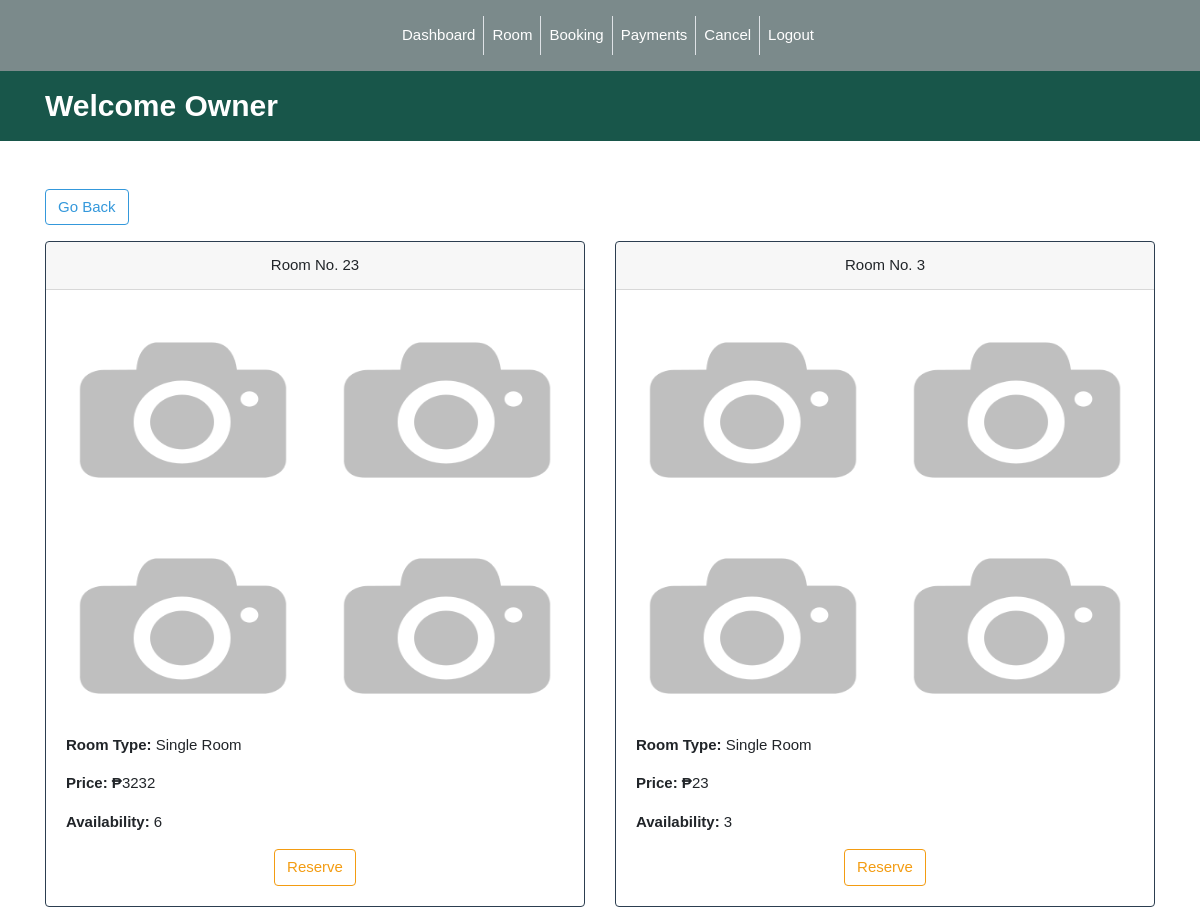
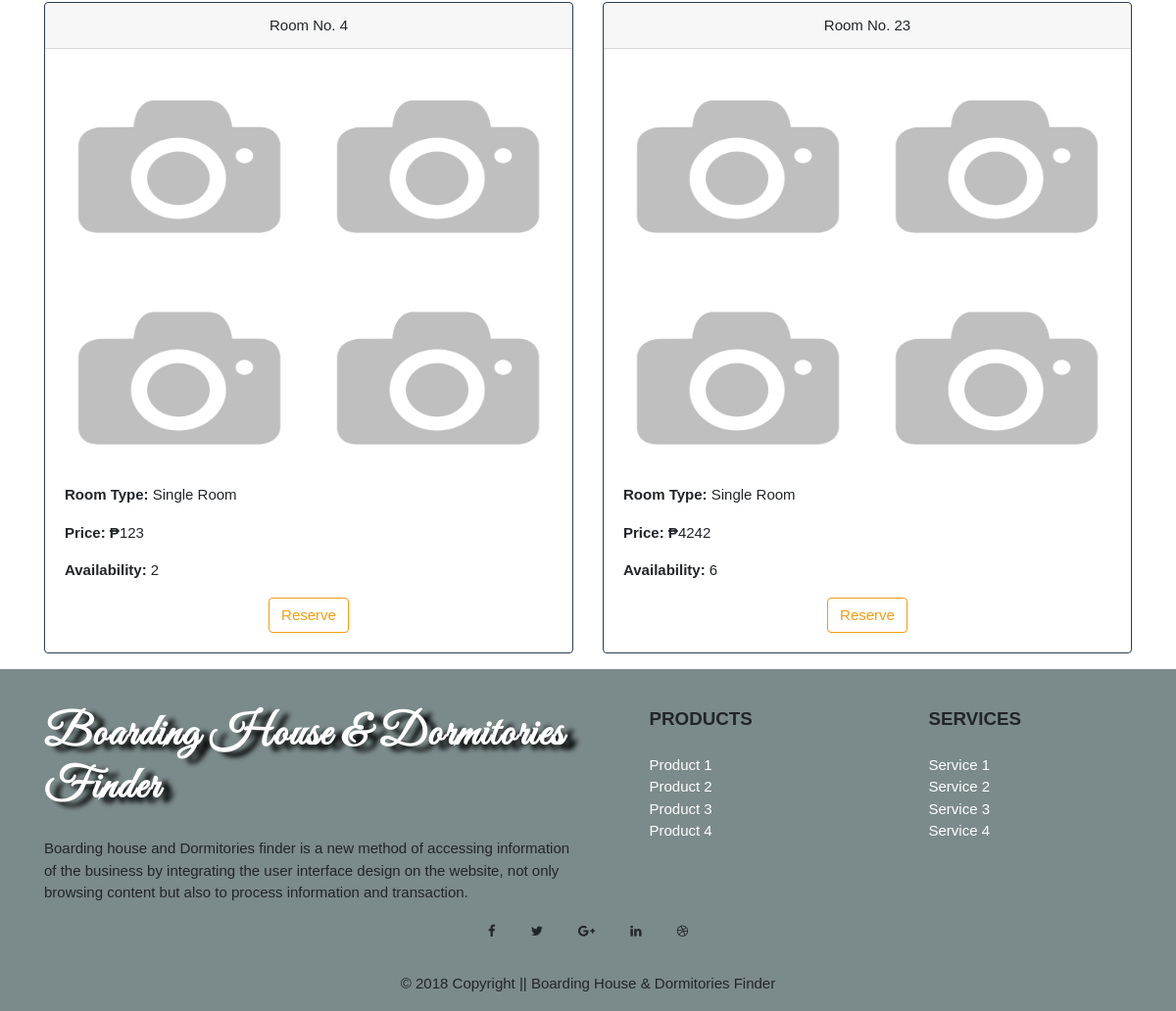
The app's page /customer/show_room.php?id=53 (signed in) with its own data (2 pictures, top to bottom).
### tables this page shows
CREATE TABLE IF NOT EXISTS `rooms` (
  `room_id` int(11) NOT NULL,
  `house_id` int(11) NOT NULL,
  `room_type` int(11) NOT NULL,
  `room_number` varchar(10) NOT NULL,
  `room_price` varchar(255) NOT NULL,
  `room_customer_no` int(11) NOT NULL,
  `availability` varchar(255) NOT NULL,
  `room_pic_1` varchar(255) NOT NULL,
  `room_pic_2` varchar(255) NOT NULL,
  `room_pic_3` varchar(255) NOT NULL,
  `room_pic_4` varchar(255) NOT NULL,
  `update_date` varchar(255) NOT NULL,
  `created_date` varchar(255) NOT NULL
);

### customer/show_room.php (the view, shortened to what this page needs)
<?php
	function display_content(){
		require '../condb.php';
		$id = $_GET['id'];
		?>
		<div class="container">
		<a href="customer_house_list.php" class="btn btn-outline-info mt-5 mb-3">Go Back</a>
		<div class="row">
			<div class="col-sm-12">
				<div class="row">
				<?php
				$sql3 = "SELECT * FROM rooms WHERE house_id = '$id' ORDER BY room_id DESC";
				$results3 = mysqli_query($conn, $sql3);
				while ($row3 = mysqli_fetch_assoc($results3)) {
					extract($row3);
				?>
				<div class="col-sm-6">
				<div class="card border-primary mb-3">
				  <div class="card-header text-center">Room No. <?php echo $room_number?></div>
				  <div class="card-body">
				  	<div class="gallery-rooms">
				  		<div class="row">
				  			<div class="col-sm-6">
						  		<a href="<?php echo $room_pic_1 ?>" data-lightbox="mygallery"><img  class ="gallery-rooms-img img-fluid" src="<?php echo $room_pic_1 ?>"></a>
				  			</div>
	  			  			<div class="col-sm-6 mb-3">
	  					  		<a href="<?php echo $room_pic_2 ?>" data-lightbox="mygallery"><img  class ="gallery-rooms-img img-fluid" src="<?php echo $room_pic_2 ?>"></a>
	  			  			</div>
		  			  			<div class="col-sm-6">
		  					  		<a href="<?php echo $room_pic_3 ?>" data-lightbox="mygallery"><img  class ="gallery-rooms-img img-fluid" src="<?php echo $room_pic_3 ?>"></a>
		  			  			</div>
		  			  			<div class="col-sm-6">
		  					  		<a href="<?php echo $room_pic_4 ?>" data-lightbox="mygallery"><img  class ="gallery-rooms-img img-fluid" src="<?php echo $room_pic_4 ?>"></a>
		  			  			</div>
				  		</div>
				  	</div>
				  	<?php
				  	if ($room_type = 1 ) {
				  		?>
				    	<p class="mt-2"><span class="room-type">Room Type:</span> Single Room</p>
				  		<?php
				  	}else{
				  		?>
				    	<p class="mt-2"><span class="room-type">Room Type:</span> Double Room</p>
				  		<?php
				  	}
				  	?>
				  	<p class="mt-1"><span class="room-price">Price: &#8369</span><?php echo $room_price ?> </p>
				  	<p class="mt-1"><span class="room-price">Availability: </span><?php echo $availability ?> </p>
				  	<div class="row">
				  		<div class="col-sm-12 text-center">
				  			<?php
				  			$customer_id = $_SESSION['user_id'];
				  			$reserve = "SELECT * FROM reservations WHERE customer_id = '$customer_id'";
				  			$reserve_results = mysqli_query($conn, $reserve);
				  			$reserve_row = mysqli_num_rows($reserve_results);
				  			if ($reserve_row >= 1) {
				  				?>
				  				<h6>You Already Reserve a Room</h6>
				  				<?php
				  			}else{
				  			?>
				  			<form method="POST" action="reservation.php?room=<?php echo $room_id?>">
				  			<input type="submit" value="Reserve" class="btn btn-outline-warning" name="goToreservation">
				  			</form>
				  		<?php
				  		}
				  		?>
				  		</div>
				  	</div>
				  </div>
				</div>
				</div>
				<?php
				};
				?>
				</div>
			</div>
		</div>
		</div>
		<?php
	}
	require '../template.php';
?>

### assets/css/style.css (style rules this page uses)
* { margin: 0; padding: 0; box-sizing: border-box; }
html,body { font-family: 'Moserrat', sans-serif; }
img.gallery-rooms-img { width: 300px; height: 200px; filter: grayscale(100%); transition: 1s; }
span.room-type, .room-price { font-weight: bold; }

### records on screen
rooms: room_number "23", room_pic_1 (placeholder picture), room_pic_2 (placeholder picture), room_pic_3 (placeholder picture), room_pic_4 (placeholder picture), room_price "3232", availability "6"
rooms: room_number "3", room_pic_1 (placeholder picture), room_pic_2 (placeholder picture), room_pic_3 (placeholder picture), room_pic_4 (placeholder picture), room_price "23", availability "3"
rooms: room_number "4", room_pic_1 (placeholder picture), room_pic_2 (placeholder picture), room_pic_3 (placeholder picture), room_pic_4 (placeholder picture), room_price "123", availability "2"
rooms: room_number "23", room_pic_1 (placeholder picture), room_pic_2 (placeholder picture), room_pic_3 (placeholder picture), room_pic_4 (placeholder picture), room_price "4242", availability "6"

### other values on screen
$_SESSION['fname'] "Owner"
